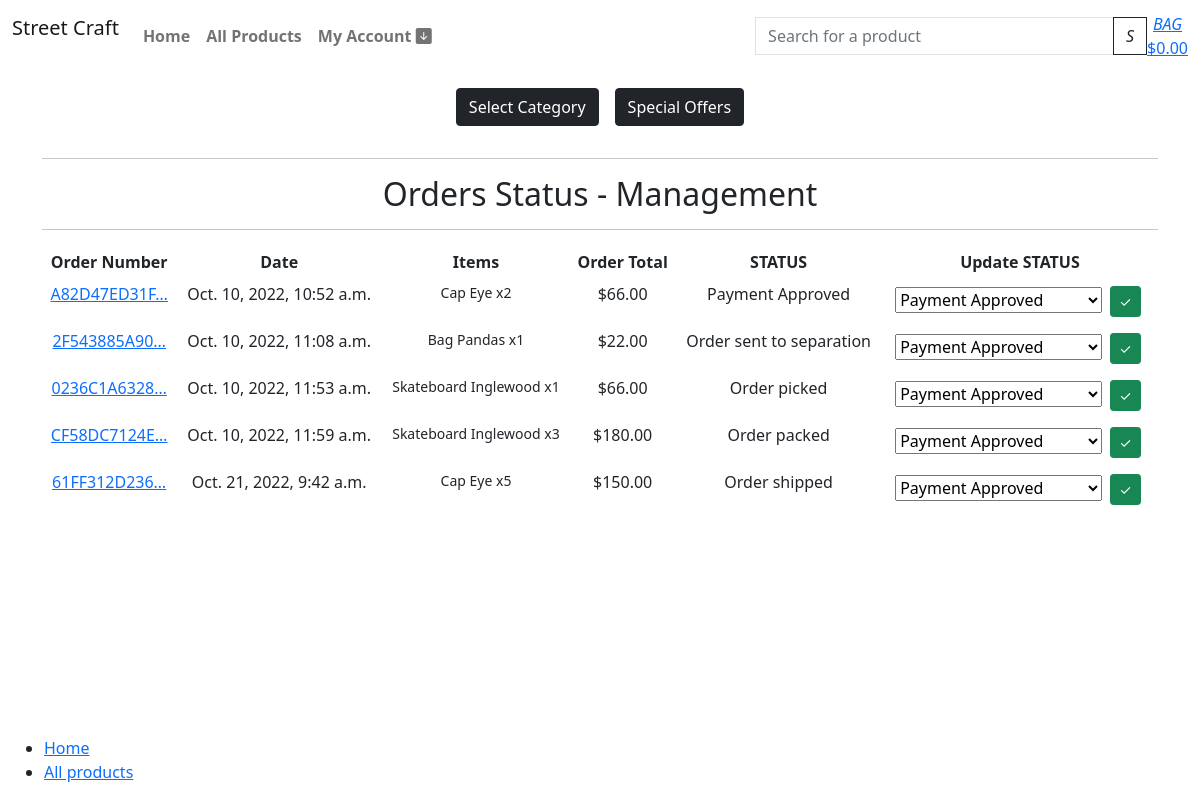
The app's page /profile/orders-status/ (signed in), older data.
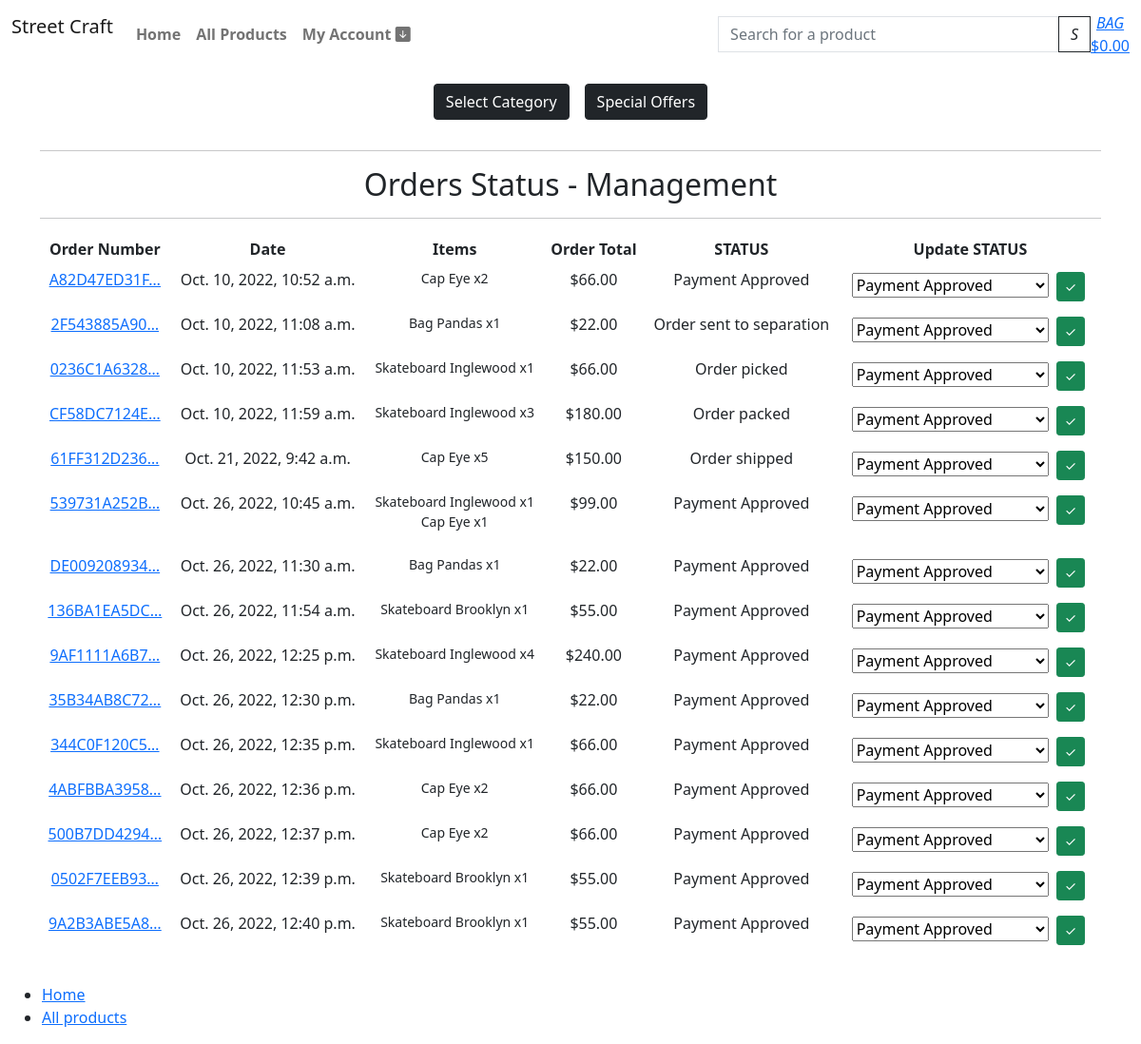
The same page, newer data.
### checkout/models.py (models this page shows, shortened)
class Order(models.Model):
    order_number = models.CharField(max_length=32, null=False, editable=False)
    user_profile = models.ForeignKey(UserProfile, on_delete=models.SET_NULL,
                                     null=True, blank=True, related_name='orders')
    full_name = models.CharField(max_length=50, null=False, blank=False)
    email = models.EmailField(max_length=254, null=False, blank=False)
    phone_number = models.CharField(max_length=20, null=False, blank=False)
    country = CountryField(blank_label='Country *', null=False, blank=False)
    postcode = models.CharField(max_length=20, null=True, blank=True)
    town_or_city = models.CharField(max_length=40, null=False, blank=False)
    street_address1 = models.CharField(max_length=80, null=False, blank=False)
    street_address2 = models.CharField(max_length=80, null=True, blank=True)
    county = models.CharField(max_length=80, null=True, blank=True)
    date = models.DateTimeField(auto_now_add=True)
    delivery_cost = models.DecimalField(max_digits=6, decimal_places=2, null=False, default=0)
    order_total = models.DecimalField(max_digits=10, decimal_places=2, null=False, default=0)
    grand_total = models.DecimalField(max_digits=10, decimal_places=2, null=False, default=0)
    original_bag = models.TextField(null=False, blank=False, default='')
    stripe_pid = models.CharField(max_length=254, null=False, blank=False, default='')
    STATUS_A = 'Payment Approved'
    STATUS_ONE = 'Order sent to separation'
    STATUS_TWO = 'Order picked'
    STATUS_THREE = 'Order packed'
    STATUS_FOUR = 'Order shipped'
    STATUS_FIVE = 'Order delivered'
    ORDER_STATUS = [
        (STATUS_A, 'Payment Approved'),
        (STATUS_ONE, 'Order sent to separation'),
        (STATUS_TWO, 'Order picked'),
        (STATUS_THREE, 'Order packed'),
        (STATUS_FOUR, 'Order shipped'),
        (STATUS_FIVE, 'Order delivered')
        ]
    status = models.CharField(
        max_length=25,
        choices=ORDER_STATUS,
        blank=False, default=STATUS_A
        )

class OrderLineItem(models.Model):
    order = models.ForeignKey(Order, null=False, blank=False, on_delete=models.CASCADE, related_name='lineitems')
    product = models.ForeignKey(Product, null=False, blank=False, on_delete=models.CASCADE)
    quantity = models.IntegerField(null=False, blank=False, default=0)
    lineitem_total = models.DecimalField(max_digits=6, decimal_places=2, null=False, blank=False, editable=False)

### products/models.py (models this page shows, shortened)
class Product(models.Model):
    sku = models.SmallAutoField(primary_key=True)
    name = models.CharField(max_length=150, unique=True)
    release_date = models.DateTimeField(auto_now_add=True)
    category = models.ForeignKey('Category', null=True, blank=True, on_delete=models.SET_NULL)
    description = models.TextField()
    price = models.DecimalField(max_digits=6, decimal_places=2)
    offer_active = models.BooleanField(default=False)
    offer = models.ForeignKey(Offer, null=True, blank=True, on_delete=models.SET_NULL)
    rating = models.DecimalField(max_digits=6, decimal_places=2, null=True, blank=True)
    product_image = models.ImageField(null=True, blank=True)
    product_image_url = models.URLField(max_length=1024, null=True, blank=True)
    slug = models.SlugField(max_length=254, null=True, blank=True, unique=True)
    class Meta:
        ordering = ['-release_date']

### profiles/views.py (the view)
# urls.py: path('orders-status/', views.orders_status, name='orders_status'),
@login_required
def orders_status(request):
    orders = Order.objects.all()
    form = OrderStatusForm()
    if not request.user.is_superuser:
        messages.error(request, 'Sorry, only store owners can view this page.')
        return redirect(reverse('home'))
    context = {
        'orders': orders,
        'form': form,
    }
    return render(request, 'profiles/admin_status.html', context)

### profiles/forms.py
class OrderStatusForm(forms.ModelForm):
    class Meta:
        model = Order
        fields = [
            'status'
        ]

### shopbag/contexts.py (called while the page is built, shortened)
def bag_contents(request):
    bag_items = []
    total = 0
    product_count = 0
    bag = request.session.get('bag', {})
    if total < settings.FREE_DELIVERY_THRESHOLD:
        delivery = total * Decimal(settings.STANDARD_DELIVERY_PERCENTAGE / 100)
        free_delivery_delta = settings.FREE_DELIVERY_THRESHOLD - total
    else:
        delivery = 0
        free_delivery_delta = 0
    grand_total = delivery + total
    context = {
        'bag_items': bag_items,
        'total': total,
        'product_count': product_count,
        'delivery': delivery,
        'free_delivery_delta': free_delivery_delta,
        'free_delivery_threshold': settings.FREE_DELIVERY_THRESHOLD,
        'grand_total': grand_total,
    }
    return context

### templates/profiles/admin_status.html (shortened to what this page needs)
{% extends "base.html" %}
{% load i18n %}
{% block content %}
<div class="container text-center">
    <hr>
    <h2 class="m-2">Orders Status - Management</h2>
    <hr>
</div>
{% load account %}
<div class="container text-center">
    <div class="row">
        <div class="col table-responsive">
            <table class="table table-sm table-borderless">
                <thead>
                    <tr>
                        <th>Order Number</th>
                        <th>Date</th>
                        <th>Items</th>
                        <th>Order Total</th>
                        <th>STATUS</th>
                        <th>Update STATUS</th>
                    </tr>
                </thead>
                <tbody>
                    {% for order in orders %}
                        <tr>
                            <td>
                                <a href="{% url 'order_details' order.order_number %}"
                                title="{{ order.order_number }}">
                                    {{ order.order_number|truncatechars:12 }}
                                </a>
                            </td>
                            <td>{{ order.date }}</td>
                            <td>
                                <ul class="list-unstyled">
                                    {% for item in order.lineitems.all %}
                                        <li class="small">
                                            {{ item.product.name }} x{{ item.quantity }}
                                        </li>
                                    {% endfor %}
                                </ul>
                            </td>
                            <td>${{ order.grand_total }}</td>
                            <td>{{ order.status }}</td>
                            <td>
                                <form method="POST" action="{% url 'update_status' order.pk %}">
                                    {% for field in form %}
                                        {{ field }}
                                    {% endfor %}
                                    <input class="btn btn-sm btn-success m-1" type="submit" value="&#x2713">
                                </form>
                            </td>
                        </tr>
                    {% endfor %}
                </tbody>
            </table>
        </div>
    </div>
</div>
{%endblock%}

### templates/base.html (shortened to what this page needs)
{% load static %}
<!DOCTYPE html>
<html class="h-100" lang="en">
    <head>
        <link href="https://cdn.jsdelivr.net/npm/bootstrap@5.0.1/dist/css/bootstrap.min.css" rel="stylesheet"
>
        <link rel="stylesheet" href="https://cdn.jsdelivr.net/npm/bootstrap-icons@1.9.1/font/bootstrap-icons.css">
        <link rel="stylesheet" href="{% static 'css/style.css' %}">
    </head>
    <body class="d-flex flex-column h-100 main-bg">
        <nav class="navbar navbar-expand-lg navbar-light bck-grd-gray">
            <div class="container-fluid">
                <a class="navbar-brand" href="#">
                    <p>Street Craft</p>
                </a>
                <div class="collapse navbar-collapse" id="navbarText">
                    <ul class="navbar-nav me-auto mb-2 mb-lg-0">
                        <li class="nav-item">
                            <a class="nav-link hover-link fw-bold" aria-current="page" href="{% url 'home' %}">Home</a>
                        </li>
                        <li class="nav-item">
                            <a class="nav-link hover-link fw-bold" href="{% url 'products' %}">All Products</a>
                        </li>
                        {% if request.user.is_authenticated %}
                        <li class="list-inline-item dropdown">
                            <a class="text-black hover-link fw-bold nav-link" href="#" id="user-options" data-toggle="dropdown" aria-haspopup="true" aria-expanded="false">
                                <div class="text-center">
                                    <p class="my-0">My Account <span><i class="bi bi-arrow-down-square-fill"></i></span></p>
                                </div>
                            </a>
                        </li>
                        {% endif %}
                    </ul>
                </div>
                <div class="col-12 col-lg-4">
                    <form method="GET" action="{% url 'products' %}">
                        <div class="input-group w-100">
                            <input class="form-control border border-black rounded-0" type="text" name="q" placeholder="Search for a product">
                            <div class="input-group-append">
                                <button class="btn btn-outline-dark rounded-0" type="submit">
                                    <span>
                                        <i>S</i>
                                    </span>
                                </button>
                            </div>
                        </div>
                    </form>
                </div>
                <a href="{% url 'bag' %}">
                    <div class="text-center">
                        <div><i>BAG</i></div>
                        <p class="my-0">
                            {% if grand_total %}
                                ${{ grand_total|floatformat:2 }}
                            {% else %}
                                $0.00
                            {% endif %}
                        </p>
                    </div>
                </a>
            </div>
        </nav>
        <div class="row bg-white">
            <nav class="navbar navbar-expand-lg navbar-light w-100">
                {% include 'includes/nav_links.html' %}
            </nav>
        </div>
        <main class="flex-shrink-0 main-bg">
            {% block content %}{% endblock content %}
        </main>
        <footer class="footer mt-auto">
            <div class="container-fluid mt-3">
                <div class="row">
                    <div class="col">
                        <ul id="list-web-link" class="list-clear">
                            <li>
                                <a href="#">Home</a>
                            </li>
                            <li>
                                <a href="#">All products</a>
                            </li>
                        </ul>
                    </div>
        </footer>
    </body>
</html>

### templates/includes/nav_links.html (shortened to what this page needs)
<div class="collapse navbar-collapse" id="main-nav">
    <ul class="navbar-nav w-auto mx-auto">
        <li class="nav-item dropdown">
            <button class="btn btn-dark m-2" type="button" data-bs-toggle="collapse" data-bs-target="#productCategory" aria-expanded="false">
                Select Category
            </button>
        </li>
        <li class="nav-item dropdown">
            <button class="btn btn-dark m-2" type="button" data-bs-toggle="collapse" data-bs-target="#offersCategory" aria-expanded="false">
                Special Offers
            </button>
        </li>
    </ul>
</div>

Row changes from the older to the newer data that the page shows:
added Order: order_number "539731A252B…", date "Oct. 26, 2022, 10:45 a.m.", grand_total "99.00", status "Payment Approved"
added OrderLineItem: product.name "Skateboard Inglewood", quantity "1", shown under "539731A252B…"
added OrderLineItem: product.name "Cap Eye", quantity "1", shown under "539731A252B…"
added Order: order_number "DE009208934…", date "Oct. 26, 2022, 11:30 a.m.", grand_total "22.00", status "Payment Approved"
added OrderLineItem: product.name "Bag Pandas", quantity "1", shown under "DE009208934…"
added Order: order_number "136BA1EA5DC…", date "Oct. 26, 2022, 11:54 a.m.", grand_total "55.00", status "Payment Approved"
added OrderLineItem: product.name "Skateboard Brooklyn", quantity "1", shown under "136BA1EA5DC…"
added Order: order_number "9AF1111A6B7…", date "Oct. 26, 2022, 12:25 p.m.", grand_total "240.00", status "Payment Approved"
added OrderLineItem: product.name "Skateboard Inglewood", quantity "4", shown under "9AF1111A6B7…"
added Order: order_number "35B34AB8C72…", date "Oct. 26, 2022, 12:30 p.m.", grand_total "22.00", status "Payment Approved"
added OrderLineItem: product.name "Bag Pandas", quantity "1", shown under "35B34AB8C72…"
added Order: order_number "344C0F120C5…", date "Oct. 26, 2022, 12:35 p.m.", grand_total "66.00", status "Payment Approved"
added OrderLineItem: product.name "Skateboard Inglewood", quantity "1", shown under "344C0F120C5…"
added Order: order_number "4ABFBBA3958…", date "Oct. 26, 2022, 12:36 p.m.", grand_total "66.00", status "Payment Approved"
added OrderLineItem: product.name "Cap Eye", quantity "2", shown under "4ABFBBA3958…"
added Order: order_number "500B7DD4294…", date "Oct. 26, 2022, 12:37 p.m.", grand_total "66.00", status "Payment Approved"
added OrderLineItem: product.name "Cap Eye", quantity "2", shown under "500B7DD4294…"
added Order: order_number "0502F7EEB93…", date "Oct. 26, 2022, 12:39 p.m.", grand_total "55.00", status "Payment Approved"
added OrderLineItem: product.name "Skateboard Brooklyn", quantity "1", shown under "0502F7EEB93…"
added Order: order_number "9A2B3ABE5A8…", date "Oct. 26, 2022, 12:40 p.m.", grand_total "55.00", status "Payment Approved"
added OrderLineItem: product.name "Skateboard Brooklyn", quantity "1", shown under "9A2B3ABE5A8…"
